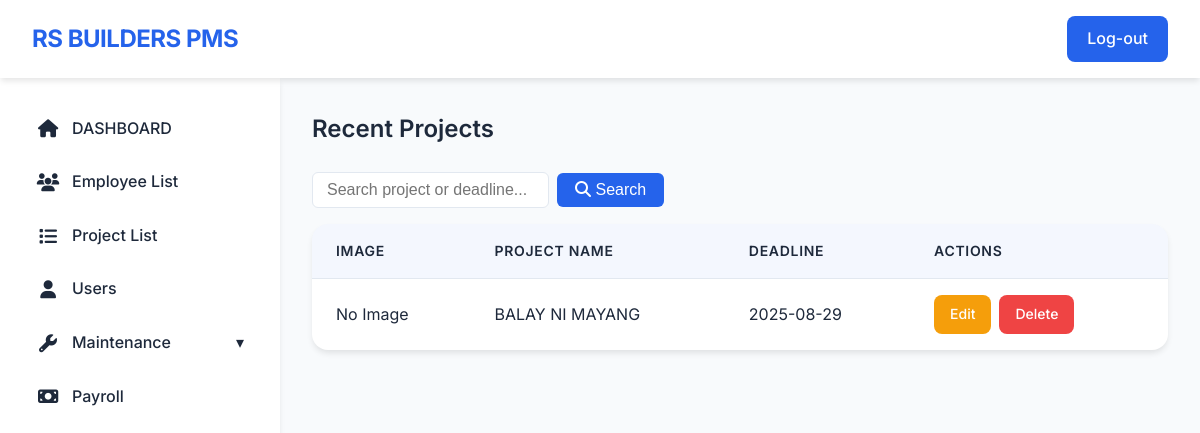
/dashboard.php (signed in), run on the app's committed database.
### tables this page shows
CREATE TABLE `projects` (
  `project_id` int(11) NOT NULL,
  `project_name` varchar(255) NOT NULL,
  `start_date` date NOT NULL,
  `deadline` date NOT NULL,
  `location` varchar(255) NOT NULL,
  `project_cost` decimal(15,2) NOT NULL,
  `foreman` varchar(255) NOT NULL,
  `project_type` varchar(100) NOT NULL,
  `project_status` varchar(50) NOT NULL,
  `project_divisions` varchar(255) NOT NULL,
  `image_path` varchar(255) DEFAULT NULL,
  `client_name` varchar(255) DEFAULT NULL,
  `client_number` varchar(255) DEFAULT NULL
);

### dashboard.php (the view, shortened to what this page needs)
<?php
$search = isset($_GET['search']) ? trim($_GET['search']) : '';
include 'db.php';
$where = '';
$sql = "SELECT project_id, project_name, deadline, image_path FROM projects $where ORDER BY project_id DESC LIMIT 5";
$stmt = $conn->prepare($sql);
$stmt->execute();
$result = $stmt->get_result();
?>
<!DOCTYPE html>
<html>
<head>
    <link rel="stylesheet" href="https://cdnjs.cloudflare.com/ajax/libs/font-awesome/6.4.0/css/all.min.css">
</head>
<body>
    <div class="header">
        <div class="logo">RS BUILDERS PMS</div>
        <div class="header-right">
            <a href="logout.php" class="logout-btn">Log-out</a>
        </div>
    </div>
    <div class="container">
        <nav class="sidebar">
            <ul>
                <li><a href="dashboard.php"><i class="fa fa-home"></i> DASHBOARD</a></li>
                <li><a href="employee_list.php"><i class="fa fa-users"></i> Employee List</a></li>
                <li><a href="project_list.php"><i class="fa fa-list"></i> Project List</a></li>
                <li><a href="user_list.php"><i class="fa fa-user"></i> Users</a></li>
                <li class="dropdown <?php echo (basename($_SERVER['PHP_SELF']) == 'position.php' || basename($_SERVER['PHP_SELF']) == 'project_division.php' || basename($_SERVER['PHP_SELF']) == 'project_team.php') ? 'active' : ''; ?>">
                    <a href="#"><i class="fa fa-wrench"></i> Maintenance <span class="arrow">&#9662;</span></a>
                </li>
                <li><a href="payroll.php"><i class="fa fa-money-bill"></i> Payroll</a></li>
            </ul>
        </nav>
        <main class="main-content">
            <h2>Recent Projects</h2>
            <div class="search-bar-container">
                <form method="get" style="display: flex; gap: 8px; align-items: center;">
                    <input type="text" name="search" class="search-input" placeholder="Search project or deadline..." value="<?= htmlspecialchars($search) ?>">
                    <button type="submit" class="search-btn"><i class="fa fa-search"></i> Search</button>
                </form>
            </div>
            <?php
            if ($result->num_rows > 0) {
                echo "<table>";
                echo "<thead>";
                echo "<tr>";
                echo "<th>Image</th>";
                echo "<th>Project Name</th>";
                echo "<th>Deadline</th>";
                echo "<th>Actions</th>";
                echo "</tr>";
                echo "</thead>";
                echo "<tbody>";
                while($row = $result->fetch_assoc()) {
                    echo "<tr>";
                    echo "<td>";
                    if (!empty($row['image_path'])) {
                        echo "<img src=\"" . htmlspecialchars($row['image_path']) . "\" alt=\"Project Image\" class=\"employee-img\"> ";
                    } else {
                        echo "No Image";
                    }
                    echo "</td>";
                    echo "<td>" . htmlspecialchars($row["project_name"]) . "</td>";
                    echo "<td>" . htmlspecialchars($row["deadline"]) . "</td>";
                    echo "<td>";
                    echo "<a href=\"edit_project.php?id=" . $row["project_id"] . "\" class=\"action-btn edit-btn\">Edit</a>";
                    echo "<a href=\"delete_project.php?id=" . $row["project_id"] . "\" class=\"action-btn delete-btn\" data-project=\"" . htmlspecialchars($row["project_name"]) . "\">Delete</a>";
                    echo "</td>";
                    echo "</tr>";
                }
                echo "</tbody>";
                echo "</table>";
            } else {
                echo "<p>No recent projects found.</p>";
            }
            ?>
        </main>
    </div>
</body>
</html>

### dashboard.php (style rules this page uses)
* { box-sizing: border-box; margin: 0; padding: 0; }
:root { --primary: #2563eb; --primary-dark: #1d4ed8; --secondary: #64748b; --success: #22c55e; --danger: #ef4444; --warning: #f59e0b; --background: #f8fafc; --surface: #ffffff; --text: #1e293b; --text-light: #64748b; --border: #e2e8f0; --shadow-sm: 0 1px 2px 0 rgb(0 0 0 / 0.05); --shadow: 0 4px 6px -1px rgb(0 0 0 / 0.1); --shadow-lg: 0 10px 15px -3px rgb(0 0 0 / 0.1); }
body { font-family: 'Inter', system-ui, -apple-system, sans-serif; background: var(--background); color: var(--text); line-height: 1.6; -webkit-font-smoothing: antialiased; }
.header { display: flex; justify-content: space-between; align-items: center; background: var(--surface); padding: 1rem 2rem; box-shadow: var(--shadow); position: sticky; top: 0; z-index: 1000; backdrop-filter: blur(8px); background-color: rgba(255, 255, 255, 0.9); }
.logo { font-weight: 700; font-size: 1.5rem; color: var(--primary); letter-spacing: -0.5px; }
.header-right { display: flex; align-items: center; gap: 1.5rem; }
.logout-btn { background: var(--primary); padding: 0.625rem 1.25rem; color: white; font-weight: 500; border: none; border-radius: 0.5rem; cursor: pointer; text-decoration: none; transition: all 0.2s ease; display: inline-flex; align-items: center; gap: 0.5rem; }
.container { display: flex; min-height: calc(100vh - 4rem); }
.sidebar { width: 280px; background: var(--surface); box-shadow: var(--shadow); padding: 1.5rem 0; position: relative; transition: all 0.3s ease; }
.sidebar ul { list-style: none; padding: 0; }
.sidebar li { align-items: center; padding: 0.875rem 1.5rem; color: var(--text); cursor: pointer; transition: all 0.2s ease; margin: 0.25rem 0; border-radius: 0.5rem; margin: 0 0.75rem; }
.sidebar li i { margin-right: 0.75rem; font-size: 1.125rem; width: 1.5rem; text-align: center; }
.sidebar a { color: inherit; text-decoration: none; width: 100%; display: flex; align-items: center; font-weight: 500; }
.sidebar .dropdown .arrow { margin-left: auto; transition: transform 0.2s ease; }
.main-content { flex: 1; padding: 2rem; background: var(--background); }
.main-content h2 { color: var(--text); font-size: 1.5rem; font-weight: 600; margin-bottom: 1.5rem; }
table { width: 100%; border-collapse: separate; border-spacing: 0; border-radius: 1rem; overflow: hidden; background: var(--surface); box-shadow: var(--shadow); margin-top: 1rem; }
th, td { padding: 1rem 1.5rem; border-bottom: 1px solid var(--border); }
th { background-color: rgba(37, 99, 235, 0.05); font-weight: 600; color: var(--text); text-align: left; font-size: 0.875rem; text-transform: uppercase; letter-spacing: 0.05em; }
tr:last-child td { border-bottom: none; }
.action-btn { padding: 0.5rem 1rem; border: none; border-radius: 0.5rem; color: white; text-decoration: none; font-size: 0.875rem; font-weight: 500; transition: all 0.2s ease; display: inline-flex; align-items: center; gap: 0.5rem; margin-right: 0.5rem; }
.edit-btn { background-color: var(--warning); }
.delete-btn { background-color: var(--danger); }
.search-bar-container { display: flex; align-items: center; gap: 8px; margin-bottom: 1rem; }
.search-input { padding: 8px 14px; border-radius: 6px; border: 1px solid #e2e8f0; font-size: 1em; background: #fff; color: #222; min-width: 220px; }
.search-btn { background: var(--primary); color: #fff; border: none; border-radius: 6px; padding: 8px 18px; font-size: 1em; font-weight: 500; cursor: pointer; transition: background 0.2s; }

### data on the page
projects: image_path "No Image", project_name "BALAY NI MAYANG", deadline "2025-08-29"
